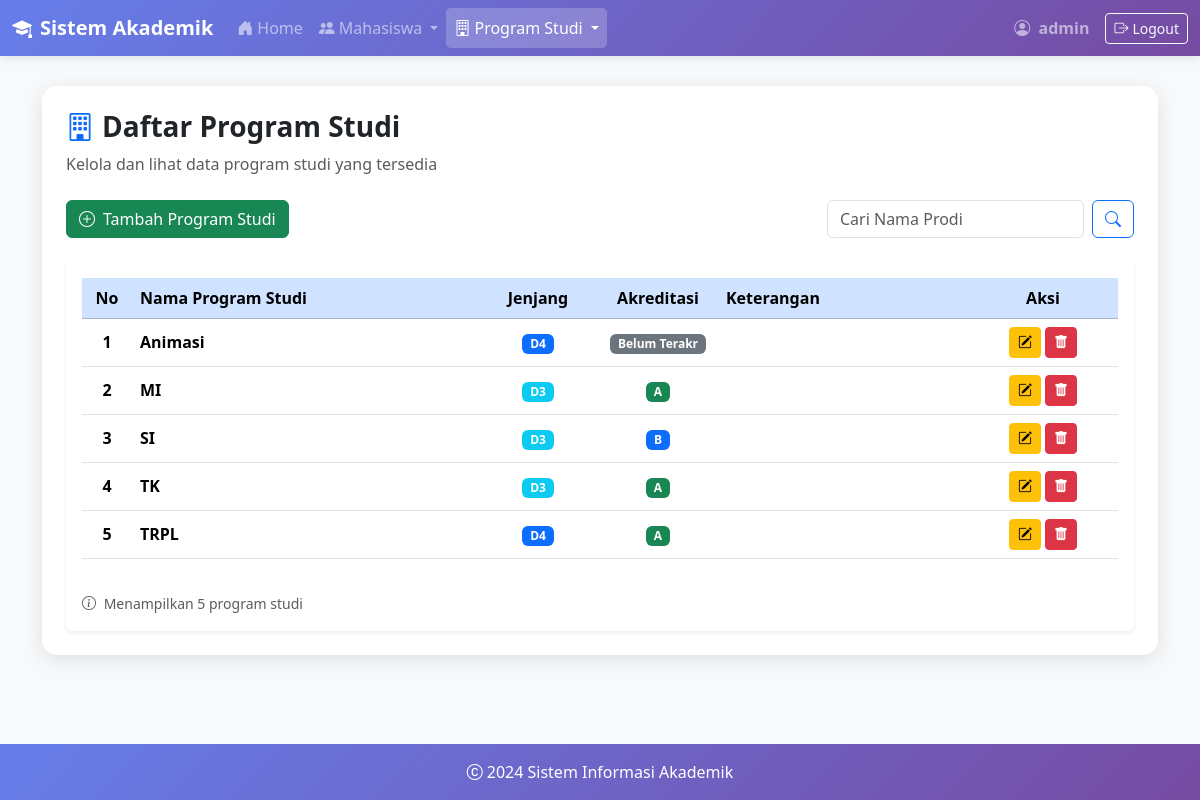
Page /index.php?p=listprodi (signed in) on the committed database.
### tables this page shows
CREATE TABLE `program_studi` (
  `id` int(11) NOT NULL,
  `nama_prodi` varchar(50) NOT NULL,
  `jenjang` enum('D2','D3','D4','S2') NOT NULL,
  `akreditasi` varchar(12) NOT NULL,
  `keterangan` text NOT NULL
);

### listprodi.php (the view, shortened to what this page needs)
<div class="mb-4">
    <h3 class="fw-bold">
        <i class="bi bi-building text-primary me-2"></i>Daftar Program Studi
    </h3>
    <p class="text-muted">Kelola dan lihat data program studi yang tersedia</p>
</div>
<div class="d-flex justify-content-between align-items-center mb-4">
    <a href="index.php?p=createprodi" class="btn btn-success">
        <i class="bi bi-plus-circle me-2"></i>Tambah Program Studi
    </a>
    <form class="d-flex" method="GET" action="index.php">
        <input class="form-control me-2" type="search" placeholder="Cari Nama Prodi"
               name="q" value="<?php echo isset($_GET['q']) ? htmlspecialchars($_GET['q']) : ''; ?>">
        <button class="btn btn-outline-primary" type="submit">
            <i class="bi bi-search"></i>
        </button>
    </form>
</div>
<?php
$where_clause = '';
$tampil = mysqli_query($db, "SELECT * FROM program_studi $where_clause ORDER BY nama_prodi ASC");
$total_data = mysqli_num_rows($tampil);
?>
<div class="card border-0 shadow-sm">
    <div class="card-body">
        <div class="table-responsive">
            <table class="table table-hover align-middle">
                <thead class="table-primary">
                    <tr>
                        <th class="text-center" style="width: 50px;">No</th>
                        <th>Nama Program Studi</th>
                        <th class="text-center" style="width: 120px;">Jenjang</th>
                        <th class="text-center" style="width: 120px;">Akreditasi</th>
                        <th style="width: 250px;">Keterangan</th>
                        <th class="text-center" style="width: 150px;">Aksi</th>
                    </tr>
                </thead>
                <tbody>
                <?php
                if ($total_data == 0) {
                    echo "<tr><td colspan='6' class='text-center py-4'>
                            <i class='bi bi-inbox' style='font-size: 3rem; opacity: 0.3;'></i>
                            <p class='text-muted mt-2'>Tidak ada data program studi</p>
                          </td></tr>";
                } else {
                    $no = 1;
                    while ($data = mysqli_fetch_assoc($tampil)) {
                        $id = htmlspecialchars($data['id']);
                        $nama_prodi = htmlspecialchars($data['nama_prodi']);
                        $jenjang = htmlspecialchars($data['jenjang']);
                        $akreditasi = htmlspecialchars($data['akreditasi'] ?? '-');
                        $keterangan = htmlspecialchars($data['keterangan'] ?? '-');
                        $badge_class = 'bg-primary';
                        if ($jenjang == 'D3') $badge_class = 'bg-info';
                        elseif ($jenjang == 'S1') $badge_class = 'bg-success';
                        elseif ($jenjang == 'S2') $badge_class = 'bg-warning';
                        elseif ($jenjang == 'S3') $badge_class = 'bg-danger';
                        $akred_badge = 'bg-secondary';
                        if ($akreditasi == 'A') $akred_badge = 'bg-success';
                        elseif ($akreditasi == 'B') $akred_badge = 'bg-primary';
                        elseif ($akreditasi == 'C') $akred_badge = 'bg-warning';
                        echo "<tr>
                                <td class='text-center fw-semibold'>{$no}</td>
                                <td><strong>{$nama_prodi}</strong></td>
                                <td class='text-center'>
                                    <span class='badge {$badge_class}'>{$jenjang}</span>
                                </td>
                                <td class='text-center'>
                                    <span class='badge {$akred_badge}'>{$akreditasi}</span>
                                </td>
                                <td><small>{$keterangan}</small></td>
                                <td class='text-center'>
                                    <a href='index.php?p=editprodi&id={$id}' class='btn btn-sm btn-warning' title='Edit'>
                                        <i class='bi bi-pencil-square'></i>
                                    </a>
                                    <a href='hapusprodi.php?id={$id}' class='btn btn-sm btn-danger'
                                       onclick=\"return confirm('Yakin ingin menghapus program studi {$nama_prodi}?');\" title='Hapus'>
                                        <i class='bi bi-trash-fill'></i>
                                    </a>
                                </td>
                              </tr>";
                        $no++;
                    }
                }
                ?>
                </tbody>
            </table>
        </div>
        <?php if ($total_data > 0): ?>
            <div class="mt-3 text-muted">
                <small>
                    <i class="bi bi-info-circle me-1"></i>
                    Menampilkan <?php echo $total_data; ?> program studi
                </small>
            </div>
        <?php endif; ?>
    </div>
</div>

### index.php (shortened to what this page needs)
<?php
include("koneksi.php");
?>
<!DOCTYPE html>
<html lang="id">
<head>
    <link href="https://cdn.jsdelivr.net/npm/bootstrap@5.3.2/dist/css/bootstrap.min.css" rel="stylesheet">
    <link rel="stylesheet" href="https://cdn.jsdelivr.net/npm/bootstrap-icons@1.11.1/font/bootstrap-icons.css">
</head>
<body>
    <nav class="navbar navbar-expand-lg navbar-dark">
        <div class="container-fluid">
            <a class="navbar-brand fw-bold" href="index.php">
                <i class="bi bi-mortarboard-fill me-2"></i>Sistem Akademik
            </a>
            <div class="collapse navbar-collapse" id="navbarNav">
                <ul class="navbar-nav me-auto">
                    <li class="nav-item">
                        <a class="nav-link <?php echo (!isset($_GET['p']) || $_GET['p'] == 'home') ? 'active' : ''; ?>"
                           href="index.php?p=home">
                            <i class="bi bi-house-door-fill me-1"></i>Home
                        </a>
                    </li>
                    <li class="nav-item dropdown">
                        <a class="nav-link dropdown-toggle <?php echo (isset($_GET['p']) && in_array($_GET['p'], ['list','create','edit'])) ? 'active' : ''; ?>"
                           href="#" role="button" data-bs-toggle="dropdown">
                            <i class="bi bi-people-fill me-1"></i>Mahasiswa
                        </a>
                    </li>
                    <li class="nav-item dropdown">
                        <a class="nav-link dropdown-toggle <?php echo (isset($_GET['p']) && in_array($_GET['p'], ['listprodi','createprodi','editprodi'])) ? 'active' : ''; ?>"
                           href="#" role="button" data-bs-toggle="dropdown">
                            <i class="bi bi-building me-1"></i>Program Studi
                        </a>
                    </li>
                </ul>
                <div class="d-flex align-items-center">
                    <span class="navbar-text me-3">
                        <i class="bi bi-person-circle me-1"></i>
                        <strong><?php echo htmlspecialchars($_SESSION['username']); ?></strong>
                    </span>
                    <a href="logout.php" class="btn btn-outline-light btn-sm"
                       onclick="return confirm('Yakin ingin logout?');">
                        <i class="bi bi-box-arrow-right me-1"></i>Logout
                    </a>
                </div>
            </div>
        </div>
    </nav>
    <div class="content-wrapper">
        <div class="container">
            <div class="row justify-content-center">
                <div class="col-12">
                    <div class="card main-card">
                        <div class="card-body p-4">
                            <?php
                            $page = isset($_GET['p']) ? $_GET['p'] : 'home';
                            switch($page) {
                                case 'listprodi':
                                    include 'listprodi.php';
                                    break;
                            }
                            ?>
                        </div>
                    </div>
                </div>
            </div>
        </div>
    </div>
    <footer class="text-white text-center py-3">
        <div class="container">
            <p class="mb-0">
                <i class="bi bi-c-circle me-1"></i>2024 Sistem Informasi Akademik</i>
            </p>
        </div>
    </footer>
</body>
</html>

### index.php (style rules this page uses)
:root { --primary-gradient: linear-gradient(135deg, #667eea 0%, #764ba2 100%); }
body { min-height: 100vh; display: flex; flex-direction: column; background-color: #f8f9fa; }
.navbar { background: var(--primary-gradient) !important; box-shadow: 0 2px 10px rgba(0,0,0,0.1); }
.content-wrapper { flex: 1; padding: 30px 0; }
.main-card { border: none; border-radius: 15px; box-shadow: 0 5px 20px rgba(0,0,0,0.1); min-height: 500px; }
footer { background: var(--primary-gradient); margin-top: auto; }
.nav-link.active { background-color: rgba(255,255,255,0.2) !important; border-radius: 5px; }

### rows in the picture
program_studi: nama_prodi "Animasi", jenjang "D4", akreditasi "Belum Terakr"
program_studi: nama_prodi "MI", jenjang "D3", akreditasi "A"
program_studi: nama_prodi "SI", jenjang "D3", akreditasi "B"
program_studi: nama_prodi "TK", jenjang "D3", akreditasi "A"
program_studi: nama_prodi "TRPL", jenjang "D4", akreditasi "A"

### other values in the picture
$_SESSION['username'] "admin"
$total_data "5"
